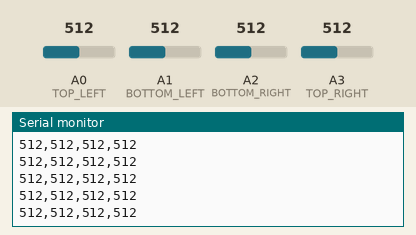
Recording of a sketch running on a simulated Arduino Uno, built with avr-gcc and run on an emulated ATmega328P. On the bench: the last lines printed to the serial monitor. Inputs (shaded band) come from the test bench; at power-on: A0 (TOP_LEFT) = 512, A1 (BOTTOM_LEFT) = 512, A2 (BOTTOM_RIGHT) = 512, A3 (TOP_RIGHT) = 512.

Above: at 1.2 s.
1.3 s: A0 (TOP_LEFT) set to 716
At 1.34 s:
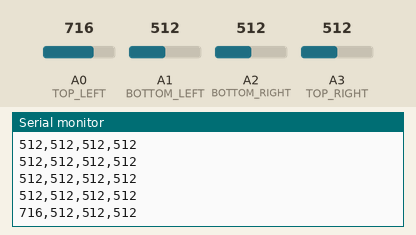
2.8 s: A1 (BOTTOM_LEFT) set to 716
At 2.82 s:
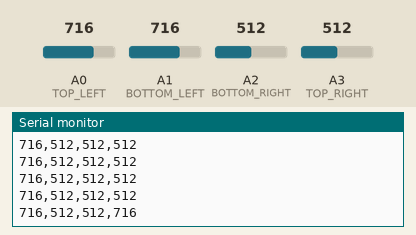
4.3 s: A2 (BOTTOM_RIGHT) set to 716
At 4.3 s:
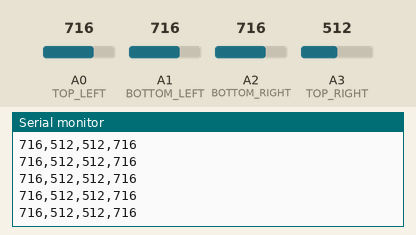
7.3 s: A3 (TOP_RIGHT) set to 716
At 7.31 s:
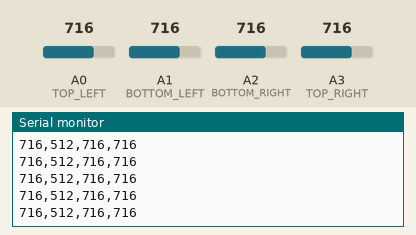
10.3 s: A0 (TOP_LEFT) set to 992
At 10.31 s:
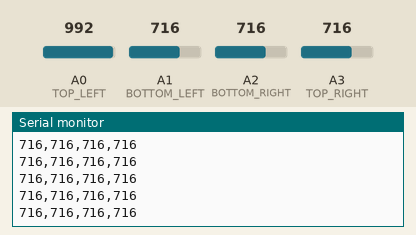
11.8 s: A1 (BOTTOM_LEFT) set to 992
At 11.84 s:
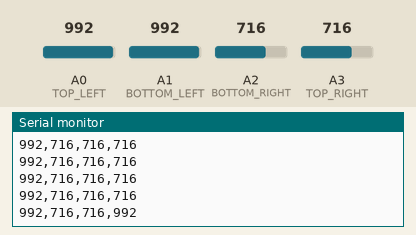
Timing chart, 0 to 14.3 s (numbered marks = the images above; inputs shaded):
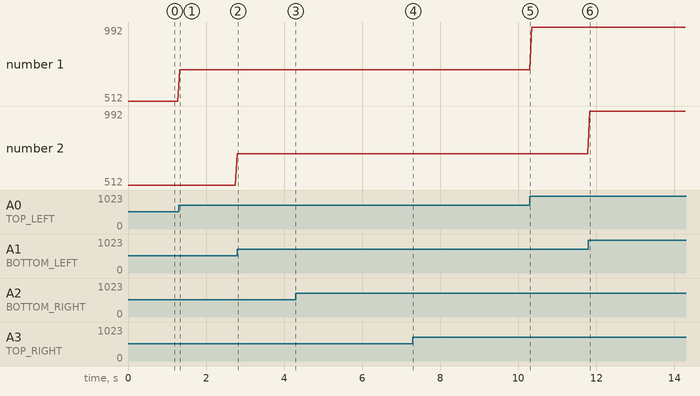

Measured:
- after the input at 1.3 s, the serial monitor: prints a new line at once (image 1)
- after the input at 2.8 s, the serial monitor: prints a new line at once (image 2)
- after the input at 11.8 s, the serial monitor: prints a new line at once (image 6)
- plotted number 1: 512 → 716 after the input at 1.3 s, 716 → 992 after the input at 10.3 s

The sketch:

camera-art.ino
```cpp
const int TOP_RIGHT = A3;
const int TOP_LEFT = A0;
const int BOTTOM_RIGHT = A2;
const int BOTTOM_LEFT = A1;

void setup() {
  pinMode(TOP_RIGHT, INPUT);
  pinMode(TOP_LEFT, INPUT);
  pinMode(BOTTOM_RIGHT, INPUT);
  pinMode(BOTTOM_LEFT, INPUT);

  Serial.begin(9000);
}

void loop() {
  String string = "";
  String splitter = ",";
  string += analogRead(TOP_LEFT);
  string += splitter;
  string += analogRead(TOP_RIGHT);
  string += splitter;
  string += analogRead(BOTTOM_RIGHT);
  string += splitter;
  string += analogRead(BOTTOM_LEFT);
  Serial.println(string);
  delay(50);
}
```
